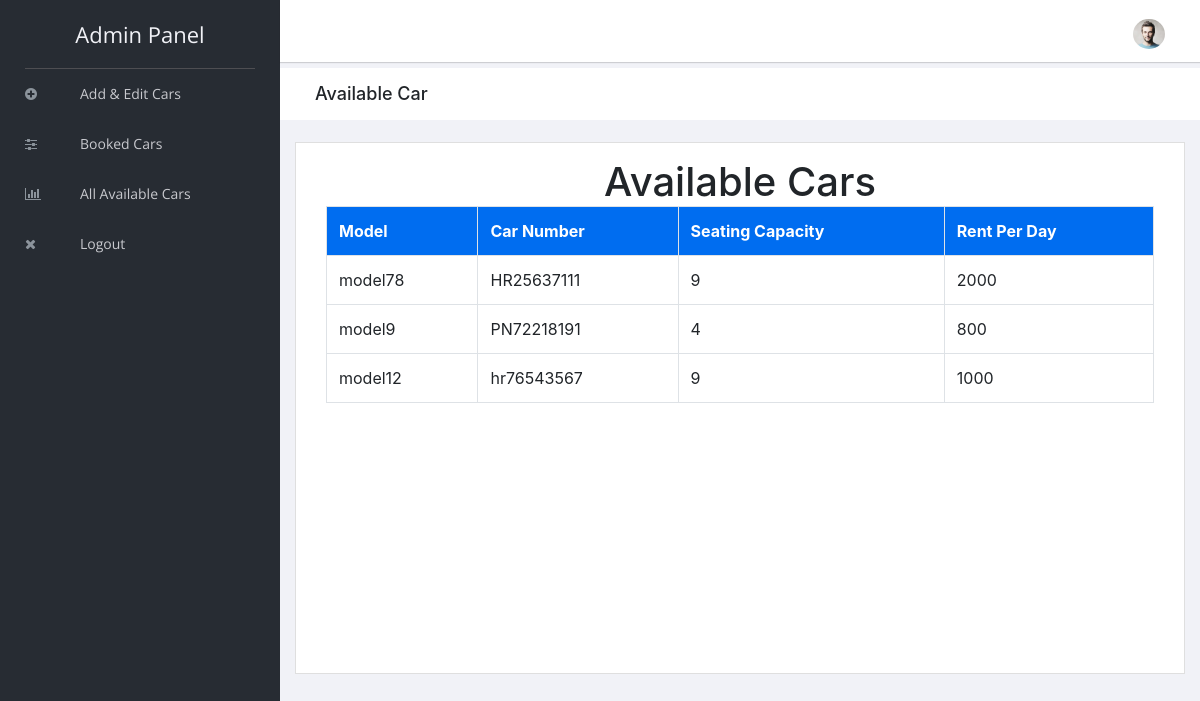
/admin/available_cars3.php, run on the app's committed database.
### tables this page shows
CREATE TABLE `cars` (
  `id` int(11) NOT NULL,
  `model` varchar(21) NOT NULL,
  `number` varchar(11) NOT NULL,
  `seating` int(11) NOT NULL,
  `rentperday` int(11) NOT NULL
);

### admin/available_cars3.php (the view, shortened to what this page needs)
<?php
include "header.php";
include "../connection.php";
?>
<div class="breadcrumbs">
            <div class="col-sm-12">
                <div class="page-header float-left">
                    <div class="page-title">
                        <h1>Available Car</h1>
                    </div>
                </div>
            </div>
        </div>
        <div class="content mt-3">
            <div class="animated fadeIn">
                <div class="row">
                    <div class="col-lg-12">
                        <div class="card">
                            <div class="card-body">
                            <div class="col-lg-12 col-lg-push-3" style="min-height: 500px; background-color: white;">
                <center>
                <h1>Available Cars</h1>
                </center>
                <?php
                $res=mysqli_query($link, "select * from cars order by id desc");
                $count=mysqli_num_rows($res);
                if($count==0){
                    ?>
                    <center>
                        <h1>No Cars Found</h1>
                    </center>
                    <?php
                }
                else{
                    echo "<table class='table table-bordered'>";
                    echo "<tr style='background-color:#006df0; color:white'>";
                    echo "<th>"; echo "Model";echo "</th>";
                    echo "<th>"; echo "Car Number";echo "</th>";
                    echo "<th>"; echo "Seating Capacity";echo "</th>";
                    echo "<th>"; echo "Rent  Per Day";echo "</th>";
                    echo "</tr>";
                    while($row=mysqli_fetch_array($res)){
                    echo "<tr>";
                    echo "<td>"; echo $row["model"];echo "</td>";
                    echo "<td>"; echo $row["number"];echo "</td>";
                    echo "<td>"; echo $row["seating"];echo "</td>";
                    echo "<td>"; echo $row["rentperday"];echo "</td>";
                    echo "</tr>";
                    }
                    echo "</table>";
                }
                ?>
            </div>
                            </div>
                        </div>
                    </div>
                </div>
            </div>
        </div>
<?php
include "footer.php";
?>

### data on the page
cars: model "model78", number "HR25637111", seating "9", rentperday "2000"
cars: model "model9", number "PN72218191", seating "4", rentperday "800"
cars: model "model12", number "hr76543567", seating "9", rentperday "1000"
